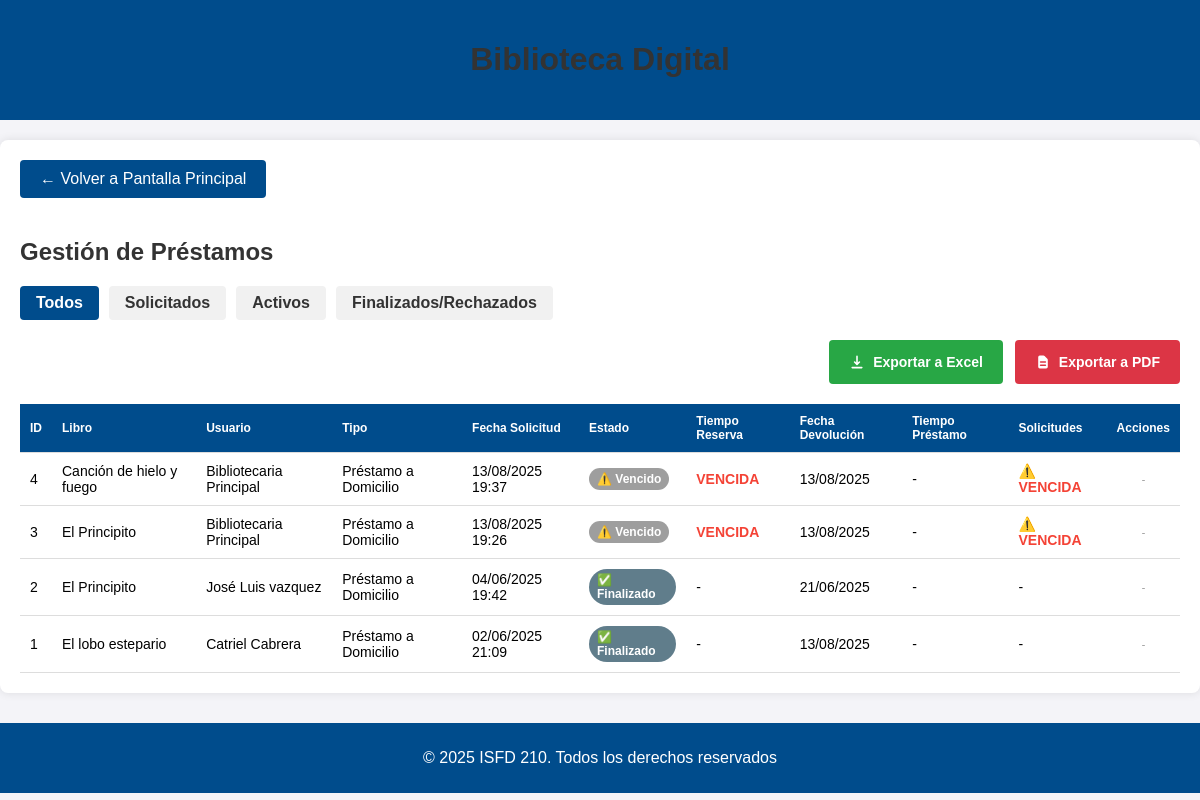
The page /libros/gestionar-prestamos/ (signed in) on the database as committed earlier.
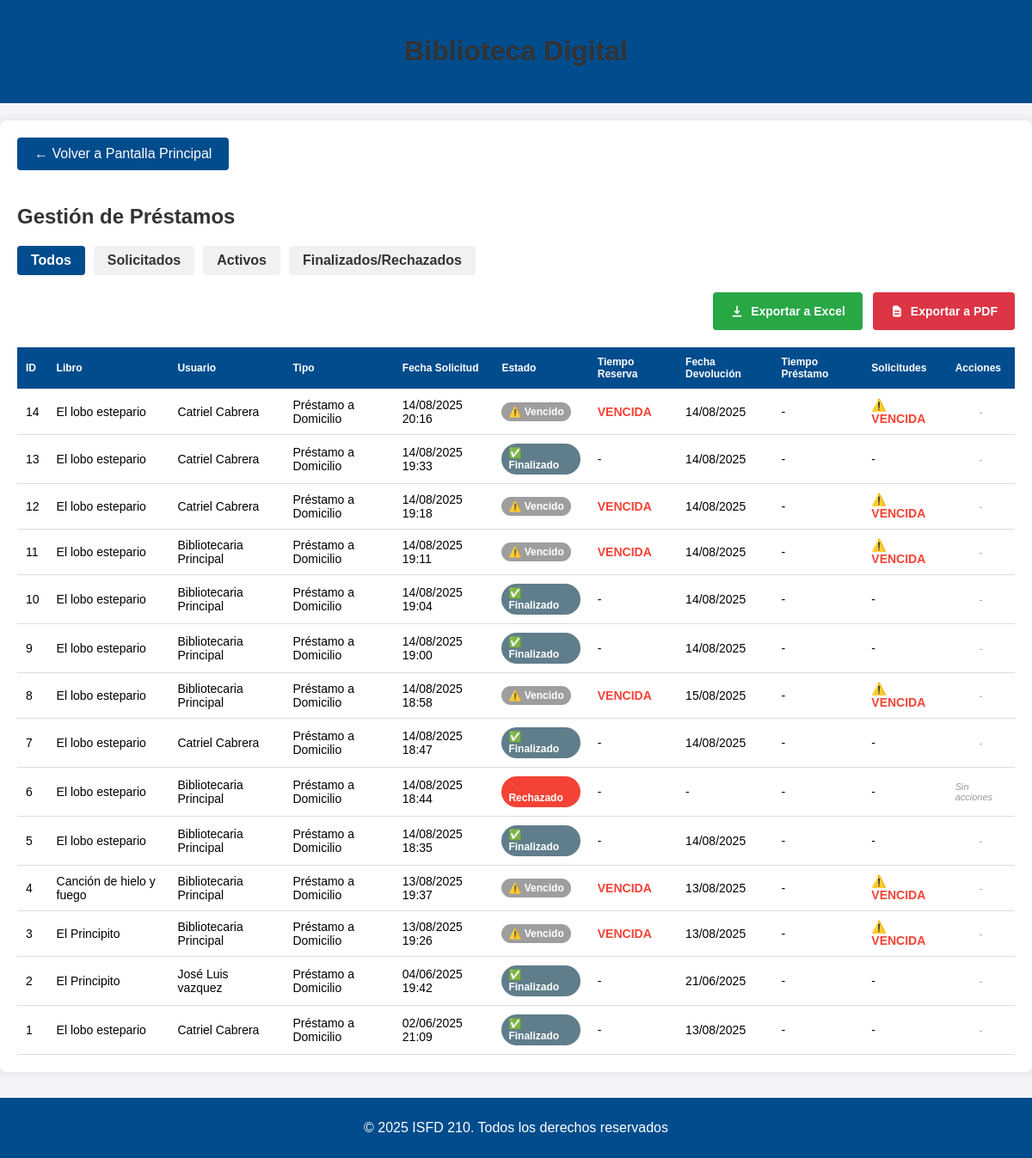
The same page on the database as committed later.
### libros/models.py (models this page shows, shortened)
class Prestamo(models.Model):
    ESTADO_CHOICES = (
        ('solicitado', 'Reserva Solicitada'),
        ('aprobado_reserva', 'Reserva Aprobada'),
        ('aprobado', 'Préstamo Activo'),
        ('rechazado', 'Reserva Rechazada'),
        ('finalizado', 'Finalizado'),
        ('vencido', 'Vencido'),
    )
    TIPO_CHOICES = (
        ('domicilio', 'Préstamo a Domicilio'),
        ('aula', 'Préstamo en Aula'),
    )
    TIPO_USUARIO_CHOICES = (
        ('alumno', 'Alumno'),
        ('profesor', 'Profesor'),
    )
    id_prestamo = models.AutoField(primary_key=True)
    usuario = models.ForeignKey(Usuario, on_delete=models.CASCADE, related_name='prestamos_usuario', null=True, blank=True)
    nombre_usuario = models.CharField(max_length=255)
    email_usuario = models.EmailField()
    libro = models.ForeignKey(Libro, on_delete=models.CASCADE, related_name='prestamos')
    fecha_solicitud = models.DateTimeField(auto_now_add=True)
    fecha_aprobacion = models.DateTimeField(null=True, blank=True)
    fecha_devolucion_programada = models.DateTimeField(null=True, blank=True)
    fecha_devolucion_real = models.DateTimeField(null=True, blank=True)
    fecha_limite_reserva = models.DateTimeField(null=True, blank=True)
    estado = models.CharField(max_length=20, choices=ESTADO_CHOICES, default='solicitado')
    tipo_prestamo = models.CharField(max_length=10, choices=TIPO_CHOICES, default='domicilio')
    tipo_usuario = models.CharField(max_length=10, choices=TIPO_USUARIO_CHOICES, default='alumno')
    motivo_rechazo = models.TextField(blank=True, null=True)
    observaciones = models.TextField(blank=True, null=True)
    fecha_retiro_real = models.DateTimeField(null=True, blank=True)

class Inventario(models.Model):
    id_inventario = models.AutoField(primary_key=True)
    estado = models.CharField(max_length=255, null=True, default="Disponible")
    motivo_baja = models.CharField(max_length=255, null=True)
    descripcion = models.TextField(null=True)
    num_ejemplar = models.IntegerField(null=True)
    imagen_rota = models.ImageField(
        upload_to='imagenes_rota/', null=True, blank=True)

class Libro(Inventario):
    id_libro = models.AutoField(primary_key=True)
    titulo = models.CharField(max_length=255)
    autor = models.CharField(max_length=255)
    editorial = models.CharField(max_length=255)
    clasificacion_cdu = models.CharField(max_length=255, null=False, default='Sin clasificar')
    siglas_autor_titulo = models.CharField(max_length=255, null=False, default='ABC')
    num_inventario = models.IntegerField(null=False, default=1)
    resumen = models.TextField()
    etiqueta_palabra_clave = models.TextField(default='Roma,Historia,Clasica')
    sede = models.TextField(default='La Plata')
    disponibilidad = models.CharField(max_length=255, null=True, default="Disponible")
    observaciones = models.TextField(default='Esta es una observación')
    img = models.URLField()

### libros/views.py (the view)
# urls.py: path('gestionar-prestamos/', views.gestionar_prestamos, name='gestionar_prestamos'),
@user_passes_test(es_bibliotecaria)
def gestionar_prestamos(request):
    verificar_vencimientos_tiempo_real()
    filtro = request.GET.get('filtro', 'todos')
    if filtro == 'solicitados':
        prestamos = Prestamo.objects.filter(estado='solicitado').order_by('-fecha_solicitud')
    elif filtro == 'activos':
        prestamos = Prestamo.objects.filter(estado='aprobado').order_by('-fecha_aprobacion')
    elif filtro == 'finalizados':
        prestamos = Prestamo.objects.filter(estado__in=['finalizado', 'rechazado', 'vencido']).order_by('-fecha_solicitud')
    else:
        prestamos = Prestamo.objects.all().order_by('-fecha_solicitud')
    return render(request, 'libros/gestionar_prestamos.html', {
        'prestamos': prestamos,
        'filtro': filtro
    })

### libros/views.py (called while the page is built)
def verificar_vencimientos_tiempo_real():
    ahora = timezone.now()
    hace_2_horas = ahora - datetime.timedelta(hours=2)
    prestamos_candidatos = Prestamo.objects.filter(
        estado='aprobado',
        fecha_devolucion_programada__gte=hace_2_horas,
        fecha_devolucion_programada__lt=ahora
    )
    if prestamos_candidatos.exists():
        print(f"[TIEMPO_REAL] Verificando {prestamos_candidatos.count()} préstamos candidatos a vencimiento")
        verificar_prestamos_vencidos()
    else:
        print(f"[TIEMPO_REAL] No hay préstamos candidatos a vencimiento en las últimas 2 horas")

def es_bibliotecaria(user):
    return user.is_authenticated and user.perfil == 'bibliotecaria'

### libros/templates/libros/gestionar_prestamos.html (shortened to what this page needs)
<!DOCTYPE html>
<html lang="es">
<head>
    {% load static %}
</head>
<body>
    <header>
        <h1>Biblioteca Digital</h1>
    </header>
    <div class="container">
        <a href="{% url 'pantalla_principal' %}" class="btn-volver">← Volver a Pantalla Principal</a>
        <h2>Gestión de Préstamos</h2>
        <div class="filters">
            <a href="{% url 'gestionar_prestamos' %}?filtro=todos" class="filter-btn {% if filtro == 'todos' %}active{% endif %}">Todos</a>
            <a href="{% url 'gestionar_prestamos' %}?filtro=solicitados" class="filter-btn {% if filtro == 'solicitados' %}active{% endif %}">Solicitados</a>
            <a href="{% url 'gestionar_prestamos' %}?filtro=activos" class="filter-btn {% if filtro == 'activos' %}active{% endif %}">Activos</a>
            <a href="{% url 'gestionar_prestamos' %}?filtro=finalizados" class="filter-btn {% if filtro == 'finalizados' %}active{% endif %}">Finalizados/Rechazados</a>
        </div>
{% if prestamos %}
<div class="export-container">
    <button id="exportBtn" class="btn-export" onclick="exportarAExcel()">
        Exportar a Excel
    </button>
    <button id="exportPdfBtn" class="btn-pdf" onclick="exportarAPDF()">
        <svg class="pdf-icon" fill="currentColor" viewBox="0 0 20 20">
            <path fill-rule="evenodd" d="M4 4a2 2 0 012-2h4.586A2 2 0 0112 2.586L15.414 6A2 2 0 0116 7.414V16a2 2 0 01-2 2H6a2 2 0 01-2-2V4zm2 6a1 1 0 011-1h6a1 1 0 110 2H7a1 1 0 01-1-1zm1 3a1 1 0 100 2h6a1 1 0 100-2H7z" clip-rule="evenodd"></path>
        </svg>
        Exportar a PDF
    </button>
</div>
{% endif %}
        {% if prestamos %}
        <table>
            <thead>
                <tr>
                    <th>ID</th>
                    <th>Libro</th>
                    <th>Usuario</th>
                    <th>Tipo</th>
                    <th>Fecha Solicitud</th>
                    <th>Estado</th>
                    <th>Tiempo Reserva</th>
                    <th>Fecha Devolución</th>
                    <th>Tiempo Préstamo</th>
                    <th>Solicitudes</th>
                    <th>Acciones</th>
                </tr>
            </thead>
            <tbody>
                {% for prestamo in prestamos %}
                <tr>
                    <td>{{ prestamo.id_prestamo }}</td>
                    <td>{{ prestamo.libro.titulo }}</td>
                    <td>{{ prestamo.nombre_usuario }}</td>
                    <td>{{ prestamo.get_tipo_prestamo_display }}</td>
                    <td>{{ prestamo.fecha_solicitud|date:"d/m/Y H:i" }}</td>
                    <td>
                        <span class="status-badge status-{{ prestamo.estado }}">
                            {% if prestamo.estado == 'solicitado' %}
                                🔄 Solicitado
                            {% elif prestamo.estado == 'aprobado_reserva' %}
                                📋 Reserva Aprobada
                            {% elif prestamo.estado == 'aprobado' %}
                                📚 Préstamo Activo
                            {% elif prestamo.estado == 'vencido' %}
                                ⚠️ Vencido
                            {% elif prestamo.estado == 'finalizado' %}
                                ✅ Finalizado
                            {% elif prestamo.estado == 'rechazado' %}
                                ❌ Rechazado
                            {% else %}
                                {{ prestamo.get_estado_display }}
                            {% endif %}
                        </span>
                    </td>
                    <td>
                        {% if prestamo.estado == 'solicitado' and prestamo.fecha_limite_reserva %}
                            <div class="timer-container">
                                <span class="timer" id="timer-reserva-{{ prestamo.id_prestamo }}"
                                      data-end="{{ prestamo.fecha_limite_reserva|date:'Y-m-d H:i:s' }}">
                                    Calculando...
                                </span>
                            </div>
                        {% elif prestamo.estado == 'vencido' %}
                            <span class="vencido">VENCIDA</span>
                        {% else %}
                            -
                        {% endif %}
                    </td>
                    <td>
                        {% if prestamo.fecha_devolucion_programada %}
                            {{ prestamo.fecha_devolucion_programada|date:"d/m/Y" }}
                        {% else %}
                            -
                        {% endif %}
                    </td>
                    <td>
                        {% if prestamo.estado == 'aprobado' and prestamo.fecha_devolucion_programada %}
                            <div class="timer-container">
                                <span class="timer" id="timer-prestamo-{{ prestamo.id_prestamo }}"
                                      data-end="{{ prestamo.fecha_devolucion_programada|date:'Y-m-d H:i:s' }}">
                                    Calculando...
                                </span>
                            </div>
                        {% else %}
                            -
                        {% endif %}
                    </td>
                    <td>
                {% if prestamo.estado == 'solicitado' %}
                    <div class="estado-pendiente">
                        <span class="estado-texto">⏳ Pendiente aprobación</span>
                    </div>
                {% elif prestamo.estado == 'vencido' %}
                    <span class="vencido">⚠️ VENCIDA</span>
                {% elif prestamo.estado == 'aprobado' %}
                    <span style="color: #2E7D32; font-weight: bold;">📚 Libro retirado</span>
                {% else %}
                    -
                {% endif %}
            </td>
                    <td>
            <div class="acciones-container">
                {% if prestamo.estado == 'solicitado' %}
                    <a href="{% url 'aprobar_solicitud_prestamo' prestamo.id_prestamo %}"
                    class="btn-accion btn-aprobar"
                    onclick="return confirm('¿Aprobar la reserva para {{ prestamo.nombre_usuario }}?')">
                    ✓ Aprobar Reserva
                    </a>
                    <a href="{% url 'cancelar_reserva_usuario' prestamo.id_prestamo %}"
                    class="btn-accion btn-cancelar"
                    onclick="return confirm('¿Cancelar esta solicitud?')">
                    ❌ Cancelar Solicitud
                    </a>
                {% elif prestamo.estado == 'aprobado' %}
                    <a href="{% url 'finalizar_prestamo' prestamo.id_prestamo %}"
                    class="btn-accion btn-aprobar"
                    onclick="return confirm('¿Confirmar devolución?')">
                    ✅ Devuelto
                    </a>
                {% elif prestamo.estado == 'rechazado' %}
                    <span style="color: #999; font-style: italic; font-size: 11px;">Sin acciones</span>
                {% else %}
                    <span style="color: #999; font-style: italic; font-size: 11px;">-</span>
                {% endif %}
            </div>
        </td>
                </tr>
                {% endfor %}
            </tbody>
        </table>
        {% else %}
        <p class="empty-message">No hay préstamos que coincidan con el filtro seleccionado.</p>
        {% endif %}
    </div>
    <footer>
        <p>© 2025 ISFD 210. Todos los derechos reservados</p>
    </footer>
</body>
</html>

### libros/templates/libros/gestionar_prestamos.html (style rules this page uses)
body { font-family: 'Calibri', 'Arial', sans-serif; background-color: #f4f4f8; margin: 0; padding: 0; }
header { background-color: #004c8c; color: white; text-align: center; padding: 20px; }
.container { max-width: 1400px; margin: 20px auto; background-color: white; padding: 20px; border-radius: 8px; box-shadow: 0 0 10px rgba(0, 0, 0, 0.1); }
h1, h2 { color: #333; }
.filters { display: flex; gap: 10px; margin-bottom: 20px; }
.filter-btn { padding: 8px 16px; background-color: #f1f1f1; border: none; border-radius: 4px; cursor: pointer; font-weight: bold; text-decoration: none; color: #333; }
.filter-btn.active { background-color: #004c8c; color: white; }
table { width: 100%; border-collapse: collapse; margin-top: 20px; font-size: 14px; }
th, td { padding: 10px; text-align: left; border-bottom: 1px solid #ddd; }
th { background-color: #004c8c; color: white; font-size: 12px; }
.btn-volver { display: inline-block; padding: 10px 20px; background-color: #004c8c; color: white; text-decoration: none; border-radius: 4px; margin-bottom: 20px; }
.status-badge { display: inline-block; padding: 4px 8px; border-radius: 20px; font-size: 12px; font-weight: bold; color: white; }
.status-rechazado { background-color: #f44336; }
.status-finalizado { background-color: #607d8b; }
.status-vencido { background-color: #9e9e9e; }
.vencido { color: #f44336; font-weight: bold; animation: blink 2s infinite; }
footer { background-color: #004c8c; color: white; text-align: center; padding: 10px 0; font-size: 1rem; margin-top: 30px; }
.export-container { display: flex; justify-content: flex-end; align-items: center; margin-bottom: 15px; gap: 12px; }
.btn-export, .btn-pdf { display: inline-flex; align-items: center; gap: 8px; padding: 10px 20px; border-radius: 4px; font-weight: bold; border: none; cursor: pointer; font-size: 14px; transition: all 0.2s ease; text-decoration: none; height: 44px; box-sizing: border-box; }
.btn-export { background-color: #28a745; color: white; }
.btn-pdf { background-color: #dc3545; color: white; }
.export-icon, .pdf-icon { width: 16px; height: 16px; flex-shrink: 0; }
.btn-pdf { display: inline-flex; align-items: center; gap: 8px; padding: 10px 20px; background-color: #dc3545; color: white; text-decoration: none; border-radius: 4px; font-weight: bold; border: none; cursor: pointer; font-size: 14px; transition: background-color 0.2s; }
.pdf-icon { width: 16px; height: 16px; }
.acciones-container { display: flex; gap: 4px; justify-content: center; flex-wrap: wrap; }

Rows that differ between the two databases and show on the page:
added Prestamo: id_prestamo "14", libro.titulo "El lobo estepario", nombre_usuario "Catriel Cabrera", tipo_prestamo "Préstamo a Domicilio", fecha_solicitud "14/08/2025 20:16", estado "⚠️ Vencido", fecha_devolucion_programada "14/08/2025"
added Prestamo: id_prestamo "13", libro.titulo "El lobo estepario", nombre_usuario "Catriel Cabrera", tipo_prestamo "Préstamo a Domicilio", fecha_solicitud "14/08/2025 19:33", estado "✅ Finalizado", fecha_devolucion_programada "14/08/2025"
added Prestamo: id_prestamo "12", libro.titulo "El lobo estepario", nombre_usuario "Catriel Cabrera", tipo_prestamo "Préstamo a Domicilio", fecha_solicitud "14/08/2025 19:18", estado "⚠️ Vencido", fecha_devolucion_programada "14/08/2025"
added Prestamo: id_prestamo "11", libro.titulo "El lobo estepario", nombre_usuario "Bibliotecaria Principal", tipo_prestamo "Préstamo a Domicilio", fecha_solicitud "14/08/2025 19:11", estado "⚠️ Vencido", fecha_devolucion_programada "14/08/2025"
added Prestamo: id_prestamo "10", libro.titulo "El lobo estepario", nombre_usuario "Bibliotecaria Principal", tipo_prestamo "Préstamo a Domicilio", fecha_solicitud "14/08/2025 19:04", estado "✅ Finalizado", fecha_devolucion_programada "14/08/2025"
added Prestamo: id_prestamo "9", libro.titulo "El lobo estepario", nombre_usuario "Bibliotecaria Principal", tipo_prestamo "Préstamo a Domicilio", fecha_solicitud "14/08/2025 19:00", estado "✅ Finalizado", fecha_devolucion_programada "14/08/2025"
added Prestamo: id_prestamo "8", libro.titulo "El lobo estepario", nombre_usuario "Bibliotecaria Principal", tipo_prestamo "Préstamo a Domicilio", fecha_solicitud "14/08/2025 18:58", estado "⚠️ Vencido", fecha_devolucion_programada "15/08/2025"
added Prestamo: id_prestamo "7", libro.titulo "El lobo estepario", nombre_usuario "Catriel Cabrera", tipo_prestamo "Préstamo a Domicilio", fecha_solicitud "14/08/2025 18:47", estado "✅ Finalizado", fecha_devolucion_programada "14/08/2025"
added Prestamo: id_prestamo "6", libro.titulo "El lobo estepario", nombre_usuario "Bibliotecaria Principal", tipo_prestamo "Préstamo a Domicilio", fecha_solicitud "14/08/2025 18:44", estado "❌ Rechazado"
added Prestamo: id_prestamo "5", libro.titulo "El lobo estepario", nombre_usuario "Bibliotecaria Principal", tipo_prestamo "Préstamo a Domicilio", fecha_solicitud "14/08/2025 18:35", estado "✅ Finalizado", fecha_devolucion_programada "14/08/2025"
